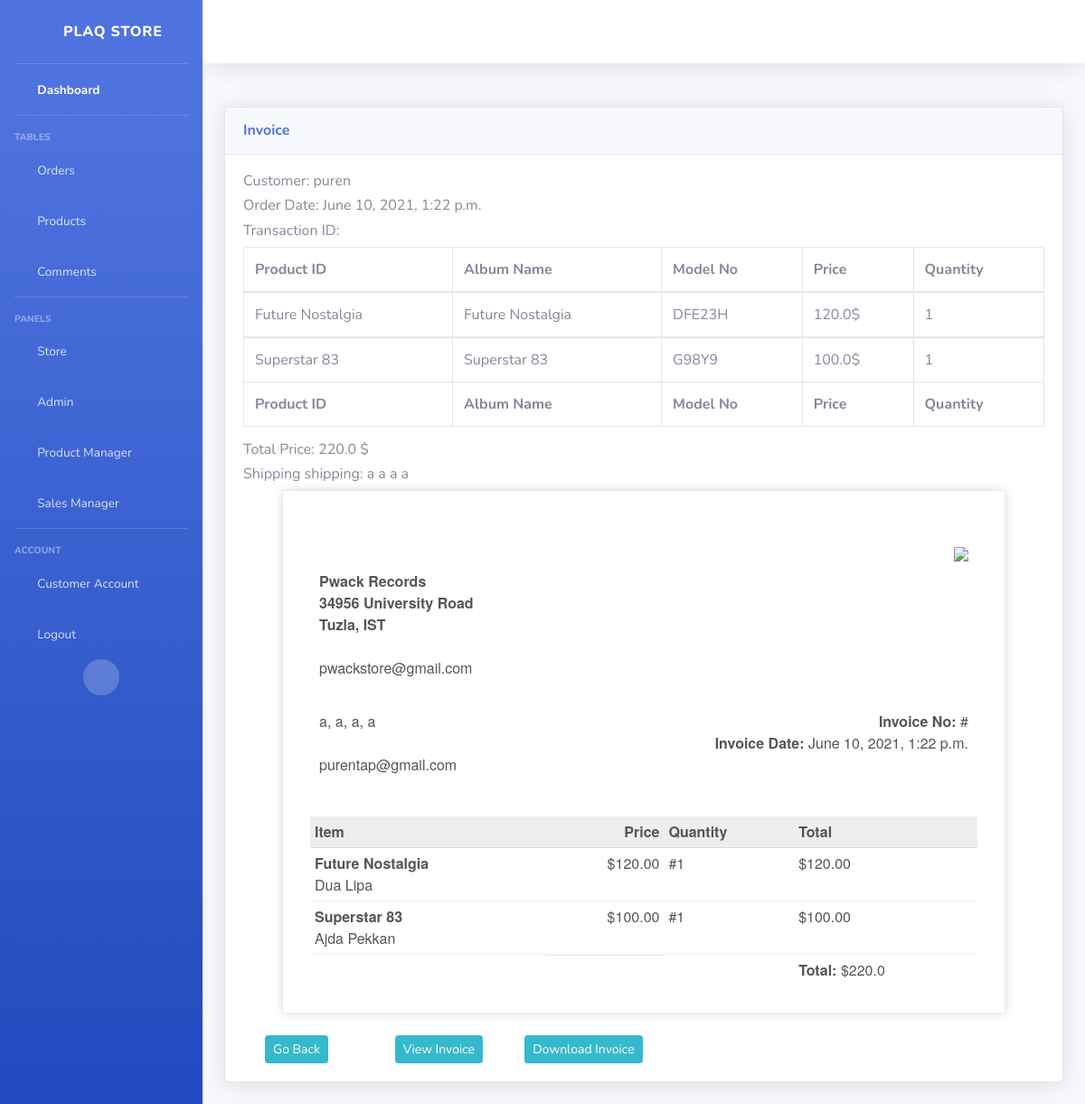
Page /view-invoice/13/ (signed in) on the committed database.
### store/models.py (models this page shows, shortened)
class Order(models.Model):
    customer = models.ForeignKey(User, on_delete=models.SET_NULL, blank=True, null=True)
    order_date = models.DateTimeField(auto_now_add=True)
    isComplete = models.BooleanField(default=False, null=True)
    transaction_id = models.CharField(max_length=200, blank=False)
    class Status(models.IntegerChoices):
        PROCESSING = 1
        INTRANSIT = 2
        DELIVERED = 3
    status = models.IntegerField(choices=Status.choices, default=1)
    @property
    def getCartTotal(self): #returns total price of items in the order
        orderItems = self.orderitem_set.all()
        totalCost = sum([item.getTotal for item in orderItems])
        return totalCost

class OrderItem(models.Model):
    product = models.ForeignKey(Product, on_delete=models.SET_NULL, null=True, related_name='rating')
    order = models.ForeignKey(Order, on_delete=models.SET_NULL, null=True)
    quantity = models.IntegerField(default=0, null=True, blank=True)
    date_added = models.DateTimeField(auto_now_add=True)
    refund_request = models.BooleanField(default=False, null=True)
    rating = models.IntegerField(default=0, null=True,
        validators=[
            MaxValueValidator(5),
            MinValueValidator(0),
        ]
        )
    @property
    def getTotal(self):
        totalCost = self.product.price * self.quantity
        return totalCost

class Product(models.Model):
    model_no = models.CharField(max_length=200, blank=True, null=True)
    album_name = models.CharField(max_length=200, blank=False)
    artist_name = models.CharField(max_length=200, blank=False)
    description = models.CharField(max_length=500, blank=True, null=True)
    genre = models.CharField(max_length=200, blank=True, null=True)
    warranty = models.CharField(max_length=200, blank=True, null=True)
    distributor = models.CharField(max_length=200, blank=True, null=True)
    price = models.FloatField()
    stock = models.IntegerField(default=0, null=True, blank=True)
    onDiscount = models.BooleanField(default= False)
    image = models.ImageField(blank=True, null=True)
    def __str__(self):
        return(self.album_name)

class ShippingAdress(models.Model):
    customer = models.ForeignKey(
    User, on_delete=models.SET_NULL, blank=True, null=True)
    order = models.ForeignKey(Order, on_delete=models.SET_NULL, blank=True, null=True)
    address = models.CharField(max_length=200, null=True)
    city = models.CharField(max_length=200, null=True)
    state = models.CharField(max_length=200, null=True)
    zipcode = models.CharField(max_length=200, null=True)
    country =  models.CharField(max_length=200, null=True)
    date_added = models.DateTimeField(auto_now_add=True)

### mysite/decorators.py (the view)
    def wrapper_func(request, *args, **kwargs):
        group_list = []
        user = request.user
        for groups in user.groups.all():
            group_list.append(groups.name)
        if 'product manager' in group_list:
            return view_func(request, *args, **kwargs)
        else:
            return redirect('store')

### managers/views.py (called while the page is built)
@product_manager
def invoice(request, id):
    items = OrderItem.objects.filter(order=id)
    order = Order.objects.get(id=id)
    adress = ShippingAdress.objects.get(order=order)
    customer = order.customer
    total = 0
    for i in items:
        total += i.product.price * i.quantity
    context={'items': items, 'order':order, 'total':total, 'shipping':adress, 'customer' : customer}
    return render(request, "managers/invoice.html", context)

### managers/templates/managers/invoice.html
{% include 'managers/base.html' %}
{% load static %}
{%block content%}
<div class="card shadow mb-4">
    <div class="card-header py-3">
        <h6 class="m-0 font-weight-bold text-primary">Invoice</h6>
    </div>
    <div class="card-body">
        <div class="table-responsive">
            <h6>Customer: {{order.customer}}</h6>
            <h6>Order Date: {{order.order_date}}</h6>
            <h6>Transaction ID: {{order.transaction_id}}</h6>
            <table class="table table-bordered" id="dataTable" width="100%" cellspacing="0">
                <thead>
                    <tr>
                        <th>Product ID</th>
                        <th>Album Name</th>
                        <th>Model No</th>
                        <th>Price</th>
                        <th>Quantity</th>
                    </tr>
                </thead>
                <tfoot>
                    <tr>
                        <th>Product ID</th>
                        <th>Album Name</th>
                        <th>Model No</th>
                        <th>Price</th>
                        <th>Quantity</th>
                    </tr>
                </tfoot>
                {% for item in items %}
                <tbody>
                    <tr>
                        <td>{{item.product}}</td>
                        <td>{{item.product.album_name}}</td>
                        <td>{{item.product.model_no}}</td>
                        <td>{{item.product.price}}$</td>
                        <td>{{item.quantity}}</td>
                    </tr>
                    {% endfor %}
                </tbody>
            </table>
            <h6>Total Price: {{total}} $</h6>
            <h6>Shipping shipping: {{shipping.address}} {{shipping.city}} {{shipping.zipcode}} {{shipping.country}}</h6>
            {% include 'store/invoice.html' %}
            <br>
            <div class="container">
                <div class="row">
                    <div class="col-md-2">
                        <a class="btn btn-sm btn-info" href="/orders">Go Back</a>
                    </div>
                    <div class="col-md-2">
                        <a class="btn btn-sm btn-info" href="{% url 'view-invoice-pdf' order.id %}" target="_blank">View Invoice</a>
                    </div>
                    <div class="col-md-3">
                        <a class="btn btn-sm btn-info" href="{% url 'download-invoice-pdf' order.id %}" target="_blank">Download Invoice</a>
                    </div>
                </div>
            </div>
        </div>
    </div>
</div>
{%endblock content %}

### managers/templates/managers/base.html (shortened to what this page needs)
<!DOCTYPE html>
<html lang="en">
{%load static %}
<head>
    <link href="{% static 'vendor/fontawesome-free/css/all.min.css' %}" rel="stylesheet" type="text/css">
    <link href="{% static 'css/sb-admin-2.min.css' %}" rel="stylesheet">
</head>
<body id="page-top">
    <div id="wrapper">
        <ul class="navbar-nav bg-gradient-primary sidebar sidebar-dark accordion" id="accordionSidebar">
            <a class="sidebar-brand d-flex align-items-center justify-content-center" href="/product-manager">
                <div class="sidebar-brand-icon rotate-n-15">
                    <i class="fas fa-laugh-wink"></i>
                </div>
                <div class="sidebar-brand-text mx-3">PLAQ Store</div>
            </a>
            <hr class="sidebar-divider my-0">
            <li class="nav-item active">
                <a class="nav-link" href="/product-manager">
                    <i class="fas fa-fw fa-tachometer-alt"></i>
                    <span>Dashboard</span></a>
            </li>
            <hr class="sidebar-divider">
            <div class="sidebar-heading">
                Tables
            </div>
            <li class="nav-item">
                <a class="nav-link" href="/orders">
                    <i class="fas fa-fw fa-table"></i>
                    <span>Orders</span></a>
            </li>
            <li class="nav-item">
                <a class="nav-link" href="/tables">
                    <i class="fas fa-fw fa-table"></i>
                    <span>Products</span></a>
            </li>
            <li class="nav-item">
                <a class="nav-link" href="/comments">
                    <i class="fas fa-fw fa-table"></i>
                    <span>Comments</span></a>
            </li>
            <hr class="sidebar-divider d-none d-md-block">
            <div class="sidebar-heading">
                Panels
            </div>
            <li class="nav-item">
                <a class="nav-link" href="/">
                    <i class="fas fa-fw fa-cart-arrow-down"></i>
                    <span>Store</span></a>
            </li>
            {% if user.is_superuser%}
            <li class="nav-item">
                <a class="nav-link" href="#">
                    <i class="fas fa-fw fa-user-shield"></i>
                    <span>Admin</span></a>
            </li>
            {% endif%}
            {% for group in user.groups.all %}
                {% if group.name == 'product manager' %}
                    <li class="nav-item">
                        <a class="nav-link" href="/product-manager">
                            <i class="fas fa-fw fa-box-open"></i>
                            <span>Product Manager</span></a>
                    </li>
                {%elif group.name == 'sales manager' %}
                    <li class="nav-item">
                        <a class="nav-link" href="/sales-manager">
                            <i class="fas fa-fw fa-cash-register"></i>
                            <span>Sales Manager</span></a>
                    </li>
                {%endif%}
            {%endfor%}
            <hr class="sidebar-divider d-none d-md-block">
            <div class="sidebar-heading">
                Account
            </div>
            <li class="nav-item">
                <a class="nav-link" href="/account">
                    <i class="fas fa-fw fa-address-card"></i>
                    <span>Customer Account</span></a>
            </li>
            <li class="nav-item">
                <a class="nav-link" href="/logout">
                    <i class="fas fa-fw fa-sign-out-alt"></i>
                    <span>Logout</span></a>
            </li>
            <div class="text-center d-none d-md-inline">
                <button class="rounded-circle border-0" id="sidebarToggle"></button>
            </div>
        </ul>
        <div id="content-wrapper" class="d-flex flex-column">
            <div id="content">
                <nav class="navbar navbar-expand navbar-light bg-white topbar mb-4 static-top shadow">
                </nav>
                <div class="container-fluid">
                    <div class="row">
                    <div class="row">
        </div>
    </div>
</body>
</html>

### store/templates/store/invoice.html (shortened to what this page needs)
{% load static %}
{% block content %}
<!DOCTYPE html>
<html>
	<head>
	</head>
	<body>
		<div class="invoice-box" font>
			<table cellpadding="0" cellspacing="0">
				<tr class="top">
					<td colspan="4">
						<table>
							<tr>
							<td><br />
								<br />
								<strong>
									Pwack Records<br />
									34956 University Road<br />
									Tuzla, IST
								</strong>
								<br />
								<br />
								pwackstore@gmail.com
							</td>
								<td class="title">
									<img src="{% static 'images/duck.jpeg' %}" style="width: 50%; max-width: 300px" />
								</td>
							</tr>
						</table>
					</td>
				</tr>
				<tr class="information">
					<td colspan="4">
						<table>
							<tr>
								<td>
									{{shipping.address}}, {{shipping.city}}, {{shipping.country}}, {{shipping.zipcode}}<br />
									{{user.get_full_name}}<br />
									{{customer.email}}
								</td>
								<td>
									<strong>Invoice No:</strong> #{{order.transaction_id}} <br />
									<strong>Invoice Date:</strong> {{order.order_date}} <br />
								</td>
							</tr>
						</table>
					</td>
				</tr>
                <tr class="heading">
					<td>Item</td>
					<td>Price</td>
					<td>Quantity</td>
					<td>Total</td>
                </tr>
                {% for i in items %}
                    <tr class="item">
						<td><strong>{{i.product.album_name}}</strong> <br /> {{i.product.artist_name}} </td>
						<td>${{i.product.price|floatformat:2}}</td>
						<td>#{{i.quantity}}</td>
						<td>${{i.getTotal|floatformat:2}}</td>
                    </tr>
                {%endfor%}
                <tr class="total">
                    <td></td>
                    <td></td>
                    <td></td>
                    <td><strong>Total:</strong> ${{order.getCartTotal}}</td>
                </tr>
			</table>
		</div>
	</body>
</html>
{%endblock content%}

### store/templates/store/invoice.html (style rules this page uses)
.invoice-box { max-width: 800px; margin: auto; padding: 30px; border: 1px solid #eee; box-shadow: 0 0 10px rgba(0, 0, 0, 0.15); font-size: 16px; line-height: 24px; font-family: 'Helvetica Neue', 'Helvetica', Helvetica, Arial, sans-serif; color: #555; }
.invoice-box table { width: 100%; line-height: inherit; text-align: left; }
.invoice-box table td { padding: 5px; vertical-align: top; }
.invoice-box table tr td:nth-child(2) { text-align: right; }
.invoice-box table tr.top table td { padding-bottom: 20px; }
.invoice-box table tr.top table td.title { font-size: 45px; line-height: 45px; color: #333; }
.invoice-box table tr.information table td { padding-bottom: 40px; }
.invoice-box table tr.heading td { background: #eee; border-bottom: 1px solid #ddd; font-weight: bold; }
.invoice-box table tr.item td { border-bottom: 1px solid #eee; }
.invoice-box table tr.total td:nth-child(2) { border-top: 2px solid #eee; font-weight: bold; }

### rows in the picture
Order: customer "puren", order_date "June 10, 2021, 1:22 p.m.", getCartTotal "220.0"
OrderItem: product "Future Nostalgia", product.album_name "Future Nostalgia", product.model_no "DFE23H", product.price "120.0", quantity "1", product.artist_name "Dua Lipa", product.price "120.00", getTotal "120.00"
OrderItem: product "Superstar 83", product.album_name "Superstar 83", product.model_no "G98Y9", product.price "100.0", quantity "1", product.artist_name "Ajda Pekkan", product.price "100.00", getTotal "100.00"
ShippingAdress: address "a", city "a", zipcode "a", country "a"

### other values in the picture
{{ total }} "220.0"
{{ customer.email }} "purentap@gmail.com"
